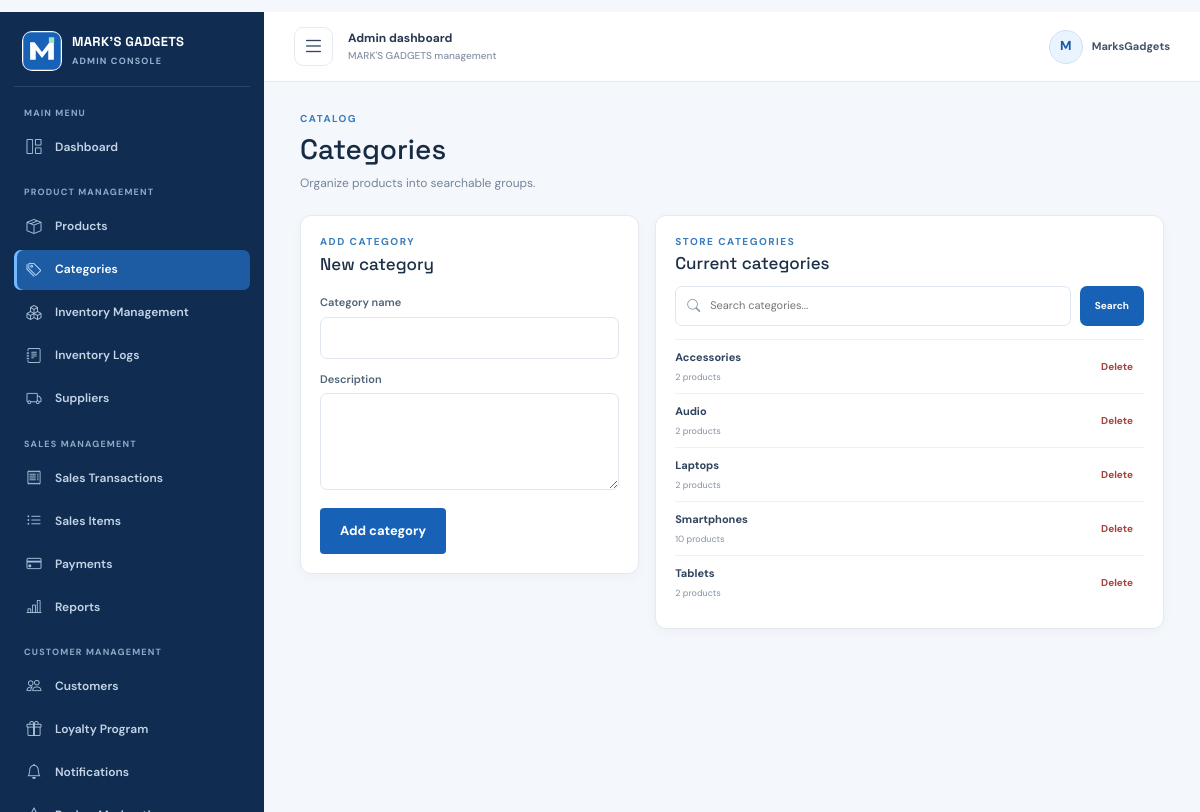
The app's page /admin/categories (signed in) with its own data.
### backend/models.py (models this page shows, shortened)
class TimestampMixin:
    created_at = db.Column(db.DateTime, nullable=False, default=utc_now)
    updated_at = db.Column(db.DateTime, nullable=False, default=utc_now, onupdate=utc_now)

class User(UserMixin, TimestampMixin, db.Model):
    __tablename__ = "users"
    id = db.Column(db.Integer, primary_key=True)
    name = db.Column(db.String(120), nullable=False)
    email = db.Column(db.String(255), nullable=False, unique=True, index=True)
    phone = db.Column(db.String(30), nullable=False)
    password_hash = db.Column(db.String(255), nullable=False)
    role = db.Column(db.String(20), nullable=False, default="customer", index=True)
    orders = db.relationship("Order", back_populates="user", cascade="all, delete-orphan")
    cart_items = db.relationship("CartItem", back_populates="user", cascade="all, delete-orphan")
    reviews = db.relationship("Review", back_populates="user", cascade="all, delete-orphan")
    @property
    def is_admin(self):
        return self.role == "admin"

class Category(TimestampMixin, db.Model):
    __tablename__ = "categories"
    id = db.Column(db.Integer, primary_key=True)
    name = db.Column(db.String(100), nullable=False, unique=True)
    slug = db.Column(db.String(120), nullable=False, unique=True)
    description = db.Column(db.String(500), nullable=False, default="")
    products = db.relationship("Product", back_populates="category")

### backend/admin.py (the view, shortened to what this page needs)
@admin.route("/categories", methods=["GET", "POST"])
@admin_required
def categories():
	search = request.args.get("q", "").strip()[:100]
	query = Category.query
	if search:
		query = query.filter(Category.name.ilike(f"%{search}%"))
	return render_template("admin/categories.html", categories=query.order_by(Category.name).all(), search=search)

### backend/admin.py (called while the page is built)
def admin_required(view):
	@wraps(view)
	@login_required
	def wrapped(*args, **kwargs):
		if not current_user.is_admin:
			abort(403)
		return view(*args, **kwargs)
	return wrapped

### frontend/templates/admin/categories.html (shortened to what this page needs)
{% extends 'admin/base.html' %}
{% block admin_content %}
<div class="admin-heading"><div><span class="eyebrow">CATALOG</span><h1>Categories</h1><p class="admin-subtitle">Organize products into searchable groups.</p></div></div>
<div class="category-admin-grid">
    <form class="admin-panel admin-form" method="post"><span class="eyebrow">ADD CATEGORY</span><h2>New category</h2><input type="hidden" name="csrf_token" value="{{ csrf_token() }}"><label for="name">Category name</label><input id="name" name="name" required maxlength="100"><label for="description">Description</label><textarea id="description" name="description" rows="4" maxlength="500"></textarea><button class="button button-primary" type="submit">Add category</button></form>
    <section class="admin-panel">
        <div class="panel-heading"><div><span class="eyebrow">STORE CATEGORIES</span><h2>Current categories</h2></div></div>
        <form class="admin-search-form category-search" method="get" role="search"><div class="search-input-wrap"><i class="bi bi-search" aria-hidden="true"></i><input id="category-search" type="search" name="q" value="{{ search }}" maxlength="100" placeholder="Search categories..."></div><button class="button button-primary" type="submit">Search</button></form>
        <div class="admin-list">{% for category in categories %}<div class="admin-list-row"><div><strong>{{ category.name }}</strong><small>{{ category.products|length }} products</small></div><form method="post" action="{{ url_for('admin.category_delete', category_id=category.id) }}" data-confirm="Delete this category?"><input type="hidden" name="csrf_token" value="{{ csrf_token() }}"><button class="danger-link" type="submit">Delete</button></form></div>{% else %}<p class="muted-copy">No categories match your search.</p>{% endfor %}</div>
    </section>
</div>
{% endblock %}

### frontend/templates/admin/base.html (shortened to what this page needs)
{% extends 'base.html' %}
{% block body_class %}admin-layout{% endblock %}
{% block head %}
    <link href="https://cdn.jsdelivr.net/npm/bootstrap-icons@1.11.3/font/bootstrap-icons.min.css" rel="stylesheet">
    <link href="{{ url_for('static', filename='css/admin.css') }}" rel="stylesheet">
{% endblock %}
{% block content %}
<div class="admin-shell" id="adminShell">
    <aside class="admin-sidebar" id="adminSidebar" aria-label="Admin navigation">
        <a class="admin-brand" href="{{ url_for('admin.dashboard') }}">
            <img src="{{ url_for('static', filename='images/logo.svg') }}" alt="">
            <span class="admin-brand-copy"><strong>MARK'S GADGETS</strong><small>ADMIN CONSOLE</small></span>
        </a>
        <nav class="admin-nav" aria-label="Dashboard sections">
            <span class="admin-nav-label">MAIN MENU</span>
            <a class="admin-nav-link {% if request.endpoint == 'admin.dashboard' %}is-active{% endif %}" href="{{ url_for('admin.dashboard') }}" title="Dashboard">
                <i class="bi bi-grid-1x2" aria-hidden="true"></i><span>Dashboard</span>
            </a>
            <span class="admin-nav-label">PRODUCT MANAGEMENT</span>
            <a class="admin-nav-link {% if request.endpoint in ['admin.products', 'admin.product_new', 'admin.product_edit'] %}is-active{% endif %}" href="{{ url_for('admin.products') }}" title="Products">
                <i class="bi bi-box-seam" aria-hidden="true"></i><span>Products</span>
            </a>
            <a class="admin-nav-link {% if request.endpoint == 'admin.categories' %}is-active{% endif %}" href="{{ url_for('admin.categories') }}" title="Categories">
                <i class="bi bi-tags" aria-hidden="true"></i><span>Categories</span>
            </a>
            <a class="admin-nav-link {% if request.endpoint == 'admin.inventory' %}is-active{% endif %}" href="{{ url_for('admin.inventory') }}" title="Inventory Management">
                <i class="bi bi-boxes" aria-hidden="true"></i><span>Inventory Management</span>
            </a>
            <a class="admin-nav-link " href="{{ url_for('admin.data_table', dataset='inventory_logs') }}" title="Inventory Logs">
                <i class="bi bi-journal-text" aria-hidden="true"></i><span>Inventory Logs</span>
            </a>
            <a class="admin-nav-link {% if request.endpoint == 'admin.data_table' and request.view_args.dataset == 'suppliers' %}is-active{% endif %}" href="{{ url_for('admin.data_table', dataset='suppliers') }}" title="Suppliers">
                <i class="bi bi-truck" aria-hidden="true"></i><span>Suppliers</span>
            </a>
            <span class="admin-nav-label">SALES MANAGEMENT</span>
            <a class="admin-nav-link " href="{{ url_for('admin.sales') }}" title="Sales Transactions">
                <i class="bi bi-receipt" aria-hidden="true"></i><span>Sales Transactions</span>
            </a>
            <a class="admin-nav-link {% if request.endpoint == 'admin.data_table' and request.view_args.dataset == 'sale_items' %}is-active{% endif %}" href="{{ url_for('admin.data_table', dataset='sale_items') }}" title="Sales Items">
                <i class="bi bi-list-ul" aria-hidden="true"></i><span>Sales Items</span>
            </a>
            <a class="admin-nav-link {% if request.endpoint == 'admin.data_table' and request.view_args.dataset == 'payments' %}is-active{% endif %}" href="{{ url_for('admin.data_table', dataset='payments') }}" title="Payments">
                <i class="bi bi-credit-card" aria-hidden="true"></i><span>Payments</span>
            </a>
            <a class="admin-nav-link " href="{{ url_for('admin.reports') }}" title="Reports">
                <i class="bi bi-bar-chart-line" aria-hidden="true"></i><span>Reports</span>
            </a>
            <span class="admin-nav-label">CUSTOMER MANAGEMENT</span>
            <a class="admin-nav-link {% if request.endpoint == 'admin.customers' %}is-active{% endif %}" href="{{ url_for('admin.customers') }}" title="Customers">
                <i class="bi bi-people" aria-hidden="true"></i><span>Customers</span>
            </a>
            <a class="admin-nav-link {% if request.endpoint == 'admin.data_table' and request.view_args.dataset == 'loyalty' %}is-active{% endif %}" href="{{ url_for('admin.data_table', dataset='loyalty') }}" title="Loyalty Program">
                <i class="bi bi-gift" aria-hidden="true"></i><span>Loyalty Program</span>
            </a>
            <a class="admin-nav-link " href="{{ url_for('admin.data_table', dataset='notifications') }}" title="Notifications">
                <i class="bi bi-bell" aria-hidden="true"></i><span>Notifications</span>
            </a>
            <a class="admin-nav-link {% if request.endpoint in ['admin.reviews', 'admin.review_moderate'] %}is-active{% endif %}" href="{{ url_for('admin.reviews') }}" title="Review Moderation">
                <i class="bi bi-star" aria-hidden="true"></i><span>Review Moderation</span>
            </a>
        </nav>
    </aside>
    <div class="admin-main">
        <header class="admin-topbar">
            <button class="admin-menu-toggle" id="adminMenuToggle" type="button" aria-label="Toggle sidebar" aria-controls="adminSidebar" aria-expanded="true">
                <i class="bi bi-list" aria-hidden="true"></i>
            </button>
            <div class="admin-topbar-title"><span>Admin dashboard</span><small>MARK'S GADGETS management</small></div>
            <div class="admin-user-chip"><span class="admin-user-avatar">{{ current_user.name[:1]|upper }}</span><span>{{ current_user.name }}</span></div>
        </header>
        <div class="admin-content">{% block admin_content %}{% endblock %}</div>
    </div>
</div>
{% endblock %}

### frontend/static/css/style.css (style rules this page uses)
:root { --ink: #17243a; --muted: #64748b; --navy: #0d3972; --blue: #1762b7; --blue-bright: #2781db; --sky: #e7f2ff; --line: #dce5ef; --paper: #fff; --wash: #f5f8fc; --mint: #c9efdf; --font-body: "DM Sans", "Segoe UI", sans-serif; --font-display: "Space Grotesk", "Trebuchet MS", sans-serif; }
* { box-sizing: border-box; }
body { margin: 0; color: var(--ink); background: var(--paper); font-family: var(--font-body); font-size: 15px; line-height: 1.6; }
a { color: inherit; text-decoration: none; }
img { display: block; max-width: 100%; }
button, input, select, textarea { font: inherit; }
h1, h2, h3, p { margin-top: 0; }
h1, h2, h3, .brand-copy strong { font-family: var(--font-display); letter-spacing: 0; }
.button { min-height: 46px; display: inline-flex; justify-content: center; align-items: center; gap: 12px; padding: 0 19px; border: 1px solid transparent; border-radius: 4px; font-size: 13px; font-weight: 700; transition: background .18s ease, transform .18s ease, border-color .18s ease; cursor: pointer; }
.button-primary { color: white; background: var(--blue); }
.eyebrow { display: block; margin-bottom: 11px; color: #397cbd; font-size: 10px; font-weight: 700; letter-spacing: .15em; line-height: 1.4; }
.catalog-filters label, .form-stack > label, .checkout-form label, .review-form label, .admin-form label, .report-filter label { display: block; margin: 13px 0 5px; color: #34445a; font-size: 11px; font-weight: 700; }
.catalog-filters select, .form-stack input, .checkout-form input, .checkout-form textarea, .review-form select, .review-form textarea, .admin-form input, .admin-form select, .admin-form textarea, .report-filter input, .admin-heading select { width: 100%; min-height: 42px; padding: 9px 10px; border: 1px solid #ced9e5; border-radius: 3px; color: var(--ink); background: white; font-size: 12px; }

### records on screen
User: name "M", name "MarksGadgets"
Category: name "Accessories", products|length "2"
Category: name "Audio", products|length "2"
Category: name "Laptops", products|length "2"
Category: name "Smartphones", products|length "10"
Category: name "Tablets", products|length "2"
